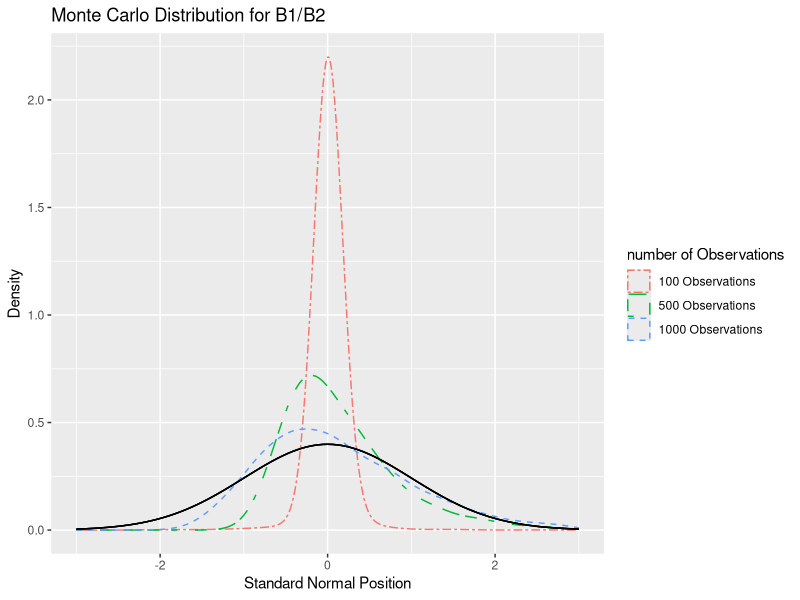
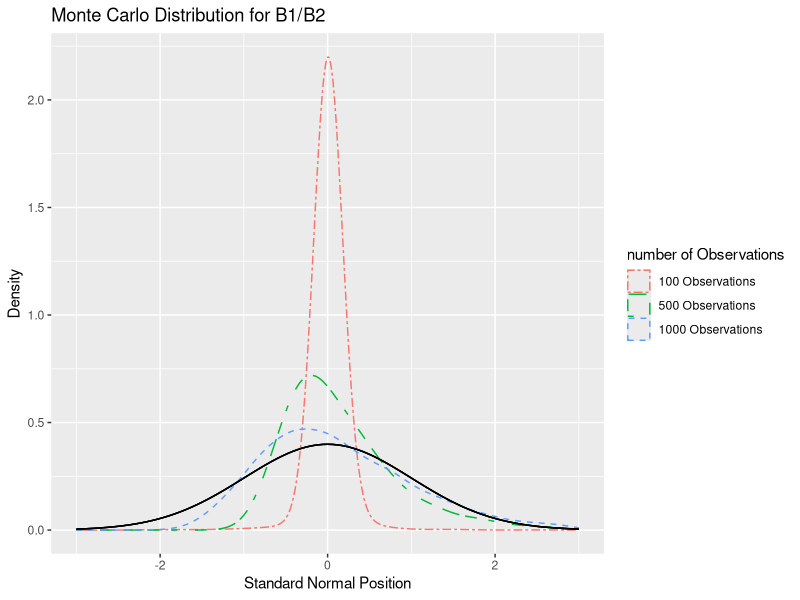

The R script that drew these images, in order:
#======================#
# ==== Metrics PS3 ====
#======================#

  # clear objects and console 
  rm(list = ls(pos = ".GlobalEnv"), pos = ".GlobalEnv")
  options(scipen = 999)
  cat("\f")

  # load packages
  library(data.table)
  library(ggplot2)
  library(Matrix)
  
#====================================#
# ==== Monte Carlo Simulation 3d ====
#====================================#

  # set seed for replication
  # set.seed()
  

  # write a function to do the simulation 
  mc_function <- function(n_obs = 100, r = 10000, B = c(0.4,0.9)){
    
    # initalize list for results 
    results_list <- vector("list", length = r)
    
    for(i in 1:r){
    
      # create data table of values 
      dt <- data.table(x1 = 1, x2 = runif(n_obs, 1,2), u = rnorm(n_obs, mean = 0, sd = sqrt(2)))
    
      # calculate y value 
      dt[, y := x1*B[[1]] + x2*B[[2]] + u]
      
      # convert to marices 
      X <- as.matrix(dt[, c("x1", "x2")])
      Y <- as.matrix(dt[ ,"y"])
      
      # get B estimates 
      B_hats <- Matrix::solve(Matrix::crossprod(X))%*%(Matrix::crossprod(X, Y))
      
      # put results in the list 
      results_list[[i]] <- data.table(iteration = i, ratio = B_hats[1,]/B_hats[2,], 
                                      `number of Observations` = as.character(paste0(n_obs, " Observations")))
    }
    
    # bind the list 
    results <- rbindlist(results_list)
    
    # calculate standard deveation 
    sd_hat <- sd(sqrt(n_obs)*results$ratio)
      
    # Z the results 
    results[, z := sqrt(n_obs)*(ratio - B[1]/B[2])/ sd_hat]
    
    
    
    # reuturn the results 
    return(results)
  }

  # run the function for n = 100, 500, 1000 
  output_list <- lapply(c(100,500, 1000), mc_function)
  
  # bind likst 
  ouput_long <- rbindlist(output_list)
  
  # creat factor 
  ouput_long[, `number of Observations` := factor(`number of Observations`, 
                                                  levels = c("100 Observations", "500 Observations",  "1000 Observations"))]


  # create plot 
  density_plot <- ggplot(ouput_long, aes(z, group =  `number of Observations`,  
                                         linetype = `number of Observations`, 
                                         colour = `number of Observations`)) + 
    geom_density(bw = .1694) + ylab("Density") + xlab("Standard Normal Position") + 
    ggtitle("Monte Carlo Distribution for B1/B2") + xlim(c(-3,3))  + 
    scale_linetype_manual(values = c(`100 Observations` = "twodash", `500 Observations` = "4C88C488", `1000 Observations` = "dashed")) + 
    stat_function(fun=dnorm, color="black", linetype = "solid") 
  
  print(density_plot)
  
  

#=====================#
# ==== save stuff ====
#=====================#


  # save plot 
  ggsave(paste0("C:/Users/Nmath_000/Documents/MI_school/metrics 672/Problem Sets/plots/pset_3_monte_carlo.png"), plot = density_plot, device = "png", height = 6, width = 9)
  
  
  
  
  